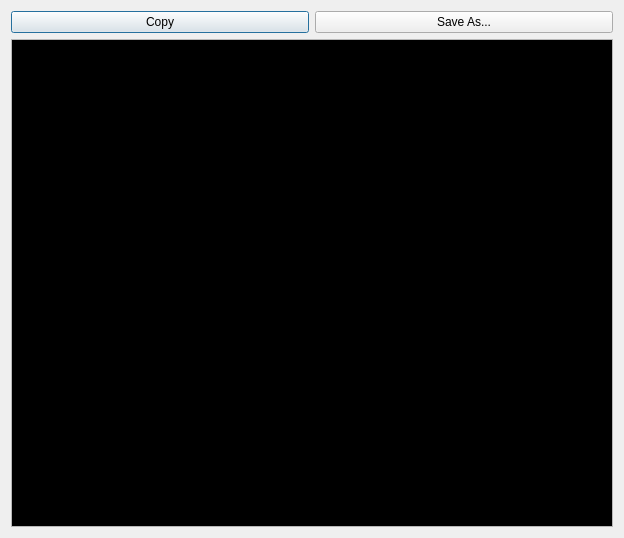
<?xml version="1.0" encoding="UTF-8"?>
<ui version="4.0">
 <class>LogWindow</class>
 <widget class="QDialog" name="LogWindow">
  <property name="geometry">
   <rect>
    <x>0</x>
    <y>0</y>
    <width>624</width>
    <height>538</height>
   </rect>
  </property>
  <property name="windowTitle">
   <string>Ultragrid Log</string>
  </property>
  <layout class="QVBoxLayout" name="verticalLayout">
   <item>
    <layout class="QHBoxLayout" name="horizontalLayout">
     <item>
      <widget class="QPushButton" name="copyBtn">
       <property name="text">
        <string>Copy</string>
       </property>
      </widget>
     </item>
     <item>
      <widget class="QPushButton" name="saveBtn">
       <property name="sizePolicy">
        <sizepolicy hsizetype="Minimum" vsizetype="Fixed">
         <horstretch>0</horstretch>
         <verstretch>0</verstretch>
        </sizepolicy>
       </property>
       <property name="text">
        <string>Save As...</string>
       </property>
      </widget>
     </item>
    </layout>
   </item>
   <item>
    <widget class="QTextBrowser" name="terminal">
     <property name="sizePolicy">
      <sizepolicy hsizetype="Preferred" vsizetype="MinimumExpanding">
       <horstretch>0</horstretch>
       <verstretch>0</verstretch>
      </sizepolicy>
     </property>
     <property name="palette">
      <palette>
       <active>
        <colorrole role="Text">
         <brush brushstyle="SolidPattern">
          <color alpha="255">
           <red>255</red>
           <green>255</green>
           <blue>255</blue>
          </color>
         </brush>
        </colorrole>
        <colorrole role="Base">
         <brush brushstyle="SolidPattern">
          <color alpha="255">
           <red>0</red>
           <green>0</green>
           <blue>0</blue>
          </color>
         </brush>
        </colorrole>
       </active>
       <inactive>
        <colorrole role="Text">
         <brush brushstyle="SolidPattern">
          <color alpha="255">
           <red>255</red>
           <green>255</green>
           <blue>255</blue>
          </color>
         </brush>
        </colorrole>
        <colorrole role="Base">
         <brush brushstyle="SolidPattern">
          <color alpha="255">
           <red>0</red>
           <green>0</green>
           <blue>0</blue>
          </color>
         </brush>
        </colorrole>
       </inactive>
       <disabled>
        <colorrole role="Text">
         <brush brushstyle="SolidPattern">
          <color alpha="255">
           <red>123</red>
           <green>123</green>
           <blue>123</blue>
          </color>
         </brush>
        </colorrole>
        <colorrole role="Base">
         <brush brushstyle="SolidPattern">
          <color alpha="255">
           <red>243</red>
           <green>243</green>
           <blue>243</blue>
          </color>
         </brush>
        </colorrole>
       </disabled>
      </palette>
     </property>
     <property name="font">
      <font>
       <family>Monospace</family>
      </font>
     </property>
     <property name="tabStopWidth">
      <number>40</number>
     </property>
     <property name="placeholderText">
      <string/>
     </property>
    </widget>
   </item>
  </layout>
 </widget>
 <resources/>
 <connections/>
</ui>
